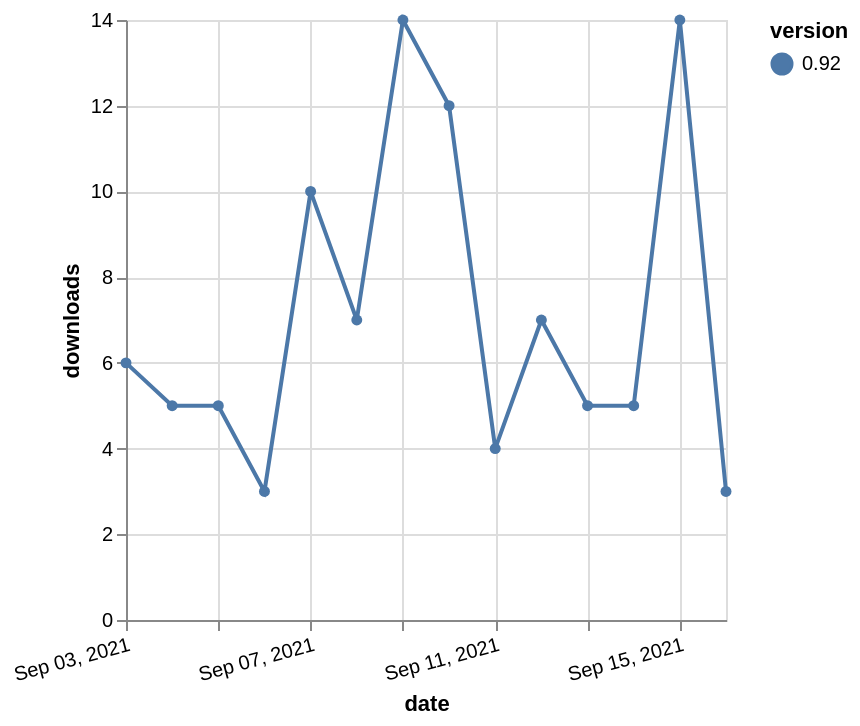

This figure's Vega-Lite source:
### Vega-Lite specification from a JSON file in a GitHub repository (floating-point values rounded to 4 significant figures)
{"$schema": "https://vega.github.io/schema/vega-lite/v5.json", "description": "A simple bar chart with embedded data.", "data": {"values": [{"date": "2021-09-03", "total": 11577, "delta": 6, "version": "0.92"}, {"date": "2021-09-04", "total": 11582, "delta": 5, "version": "0.92"}, {"date": "2021-09-05", "total": 11587, "delta": 5, "version": "0.92"}, {"date": "2021-09-06", "total": 11590, "delta": 3, "version": "0.92"}, {"date": "2021-09-07", "total": 11600, "delta": 10, "version": "0.92"}, {"date": "2021-09-08", "total": 11607, "delta": 7, "version": "0.92"}, {"date": "2021-09-09", "total": 11621, "delta": 14, "version": "0.92"}, {"date": "2021-09-10", "total": 11633, "delta": 12, "version": "0.92"}, {"date": "2021-09-11", "total": 11637, "delta": 4, "version": "0.92"}, {"date": "2021-09-12", "total": 11644, "delta": 7, "version": "0.92"}, {"date": "2021-09-13", "total": 11649, "delta": 5, "version": "0.92"}, {"date": "2021-09-14", "total": 11654, "delta": 5, "version": "0.92"}, {"date": "2021-09-15", "total": 11668, "delta": 14, "version": "0.92"}, {"date": "2021-09-16", "total": 11671, "delta": 3, "version": "0.92"}]}, "width": "container", "mark": {"type": "line", "point": {"filled": true}}, "encoding": {"x": {"field": "date", "type": "temporal", "timeUnit": "yearmonthdate", "title": "date", "axis": {"labelAngle": -15}}, "y": {"field": "delta", "type": "quantitative", "title": "downloads"}, "color": {"field": "version", "type": "nominal"}, "tooltip": {"field": "delta"}}}
